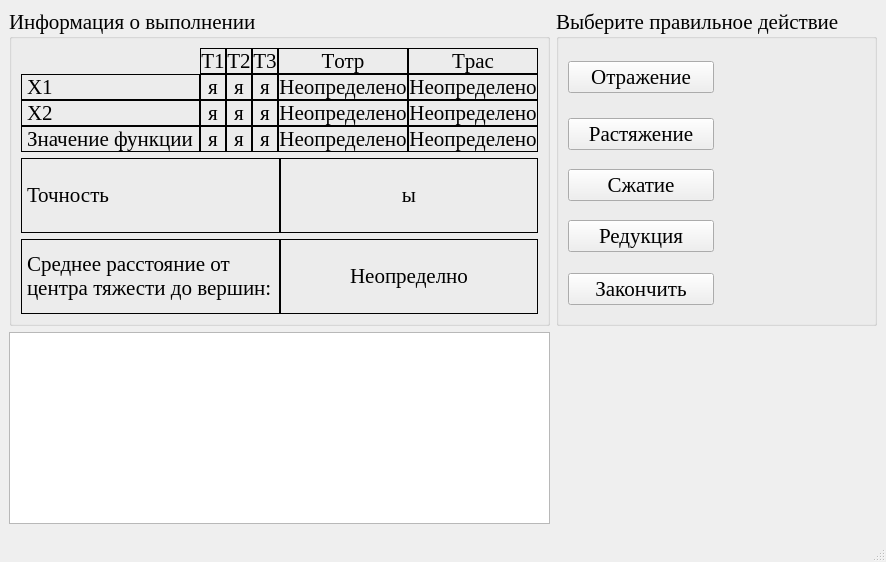
<?xml version="1.0" encoding="UTF-8"?>
<ui version="4.0">
 <class>NeMi</class>
 <widget class="QMainWindow" name="NeMi">
  <property name="windowModality">
   <enum>Qt::ApplicationModal</enum>
  </property>
  <property name="font">
   <font>
    <family>Times New Roman</family>
    <pointsize>16</pointsize>
   </font>
  </property>
  <property name="windowTitle">
   <string>Метод Нелдера-Мида</string>
  </property>
  <property name="windowIcon">
   <iconset resource="data.qrc">
    <normaloff>:/icon/icon.bmp</normaloff>:/icon/icon.bmp</iconset>
  </property>
  <widget class="QWidget" name="centralwidget">
   <layout class="QGridLayout" name="gridLayout_6" columnstretch="1,1">
    <item row="0" column="0">
     <widget class="QGroupBox" name="groupBox_2">
      <property name="title">
       <string>Информация о выполнении</string>
      </property>
      <layout class="QGridLayout" name="gridLayout_2">
       <item row="0" column="0">
        <layout class="QGridLayout" name="gridLayout_3" columnstretch="1,1,1,1,1,1">
         <property name="spacing">
          <number>0</number>
         </property>
         <item row="0" column="1">
          <widget class="QLabel" name="label_11">
           <property name="frameShape">
            <enum>QFrame::Box</enum>
           </property>
           <property name="text">
            <string>T1</string>
           </property>
           <property name="alignment">
            <set>Qt::AlignCenter</set>
           </property>
           <property name="textInteractionFlags">
            <set>Qt::LinksAccessibleByMouse|Qt::TextSelectableByMouse</set>
           </property>
          </widget>
         </item>
         <item row="0" column="2">
          <widget class="QLabel" name="label_12">
           <property name="frameShape">
            <enum>QFrame::Box</enum>
           </property>
           <property name="text">
            <string>T2</string>
           </property>
           <property name="alignment">
            <set>Qt::AlignCenter</set>
           </property>
           <property name="textInteractionFlags">
            <set>Qt::LinksAccessibleByMouse|Qt::TextSelectableByMouse</set>
           </property>
          </widget>
         </item>
         <item row="0" column="3">
          <widget class="QLabel" name="label_14">
           <property name="frameShape">
            <enum>QFrame::Box</enum>
           </property>
           <property name="text">
            <string>T3</string>
           </property>
           <property name="alignment">
            <set>Qt::AlignCenter</set>
           </property>
           <property name="textInteractionFlags">
            <set>Qt::LinksAccessibleByMouse|Qt::TextSelectableByMouse</set>
           </property>
          </widget>
         </item>
         <item row="0" column="4">
          <widget class="QLabel" name="label_13">
           <property name="frameShape">
            <enum>QFrame::Box</enum>
           </property>
           <property name="text">
            <string>Tотр</string>
           </property>
           <property name="alignment">
            <set>Qt::AlignCenter</set>
           </property>
           <property name="textInteractionFlags">
            <set>Qt::LinksAccessibleByMouse|Qt::TextSelectableByMouse</set>
           </property>
          </widget>
         </item>
         <item row="0" column="5">
          <widget class="QLabel" name="label_15">
           <property name="frameShape">
            <enum>QFrame::Box</enum>
           </property>
           <property name="text">
            <string>Tрас</string>
           </property>
           <property name="alignment">
            <set>Qt::AlignCenter</set>
           </property>
           <property name="textInteractionFlags">
            <set>Qt::LinksAccessibleByMouse|Qt::TextSelectableByMouse</set>
           </property>
          </widget>
         </item>
         <item row="1" column="0">
          <widget class="QLabel" name="label_5">
           <property name="frameShape">
            <enum>QFrame::Box</enum>
           </property>
           <property name="text">
            <string>Х1</string>
           </property>
           <property name="textInteractionFlags">
            <set>Qt::LinksAccessibleByMouse|Qt::TextSelectableByMouse</set>
           </property>
          </widget>
         </item>
         <item row="1" column="1">
          <widget class="QLabel" name="x1_t1_lb">
           <property name="frameShape">
            <enum>QFrame::Box</enum>
           </property>
           <property name="text">
            <string>я</string>
           </property>
           <property name="alignment">
            <set>Qt::AlignCenter</set>
           </property>
           <property name="textInteractionFlags">
            <set>Qt::LinksAccessibleByMouse|Qt::TextSelectableByMouse</set>
           </property>
          </widget>
         </item>
         <item row="1" column="2">
          <widget class="QLabel" name="x1_t2_lb">
           <property name="frameShape">
            <enum>QFrame::Box</enum>
           </property>
           <property name="text">
            <string>я</string>
           </property>
           <property name="alignment">
            <set>Qt::AlignCenter</set>
           </property>
           <property name="textInteractionFlags">
            <set>Qt::LinksAccessibleByMouse|Qt::TextSelectableByMouse</set>
           </property>
          </widget>
         </item>
         <item row="1" column="3">
          <widget class="QLabel" name="x1_t3_lb">
           <property name="frameShape">
            <enum>QFrame::Box</enum>
           </property>
           <property name="text">
            <string>я</string>
           </property>
           <property name="alignment">
            <set>Qt::AlignCenter</set>
           </property>
           <property name="textInteractionFlags">
            <set>Qt::LinksAccessibleByMouse|Qt::TextSelectableByMouse</set>
           </property>
          </widget>
         </item>
         <item row="1" column="4">
          <widget class="QLabel" name="x1_totr_lb">
           <property name="frameShape">
            <enum>QFrame::Box</enum>
           </property>
           <property name="text">
            <string>Неопределено</string>
           </property>
           <property name="alignment">
            <set>Qt::AlignCenter</set>
           </property>
           <property name="textInteractionFlags">
            <set>Qt::LinksAccessibleByMouse|Qt::TextSelectableByMouse</set>
           </property>
          </widget>
         </item>
         <item row="1" column="5">
          <widget class="QLabel" name="x1_tras_lb">
           <property name="frameShape">
            <enum>QFrame::Box</enum>
           </property>
           <property name="text">
            <string>Неопределено</string>
           </property>
           <property name="alignment">
            <set>Qt::AlignCenter</set>
           </property>
           <property name="textInteractionFlags">
            <set>Qt::LinksAccessibleByMouse|Qt::TextSelectableByMouse</set>
           </property>
          </widget>
         </item>
         <item row="2" column="0">
          <widget class="QLabel" name="label_6">
           <property name="frameShape">
            <enum>QFrame::Box</enum>
           </property>
           <property name="text">
            <string>Х2</string>
           </property>
           <property name="textInteractionFlags">
            <set>Qt::LinksAccessibleByMouse|Qt::TextSelectableByMouse</set>
           </property>
          </widget>
         </item>
         <item row="2" column="1">
          <widget class="QLabel" name="x2_t1_lb">
           <property name="frameShape">
            <enum>QFrame::Box</enum>
           </property>
           <property name="text">
            <string>я</string>
           </property>
           <property name="alignment">
            <set>Qt::AlignCenter</set>
           </property>
           <property name="textInteractionFlags">
            <set>Qt::LinksAccessibleByMouse|Qt::TextSelectableByMouse</set>
           </property>
          </widget>
         </item>
         <item row="2" column="2">
          <widget class="QLabel" name="x2_t2_lb">
           <property name="frameShape">
            <enum>QFrame::Box</enum>
           </property>
           <property name="text">
            <string>я</string>
           </property>
           <property name="alignment">
            <set>Qt::AlignCenter</set>
           </property>
           <property name="textInteractionFlags">
            <set>Qt::LinksAccessibleByMouse|Qt::TextSelectableByMouse</set>
           </property>
          </widget>
         </item>
         <item row="2" column="3">
          <widget class="QLabel" name="x2_t3_lb">
           <property name="frameShape">
            <enum>QFrame::Box</enum>
           </property>
           <property name="text">
            <string>я</string>
           </property>
           <property name="alignment">
            <set>Qt::AlignCenter</set>
           </property>
           <property name="textInteractionFlags">
            <set>Qt::LinksAccessibleByMouse|Qt::TextSelectableByMouse</set>
           </property>
          </widget>
         </item>
         <item row="2" column="4">
          <widget class="QLabel" name="x2_totr_lb">
           <property name="frameShape">
            <enum>QFrame::Box</enum>
           </property>
           <property name="text">
            <string>Неопределено</string>
           </property>
           <property name="alignment">
            <set>Qt::AlignCenter</set>
           </property>
           <property name="textInteractionFlags">
            <set>Qt::LinksAccessibleByMouse|Qt::TextSelectableByMouse</set>
           </property>
          </widget>
         </item>
         <item row="2" column="5">
          <widget class="QLabel" name="x2_tras_lb">
           <property name="frameShape">
            <enum>QFrame::Box</enum>
           </property>
           <property name="text">
            <string>Неопределено</string>
           </property>
           <property name="alignment">
            <set>Qt::AlignCenter</set>
           </property>
           <property name="textInteractionFlags">
            <set>Qt::LinksAccessibleByMouse|Qt::TextSelectableByMouse</set>
           </property>
          </widget>
         </item>
         <item row="3" column="0">
          <widget class="QLabel" name="label_10">
           <property name="frameShape">
            <enum>QFrame::Box</enum>
           </property>
           <property name="text">
            <string>Значение функции</string>
           </property>
           <property name="textInteractionFlags">
            <set>Qt::LinksAccessibleByMouse|Qt::TextSelectableByMouse</set>
           </property>
          </widget>
         </item>
         <item row="3" column="1">
          <widget class="QLabel" name="fsign_b1_lb">
           <property name="frameShape">
            <enum>QFrame::Box</enum>
           </property>
           <property name="text">
            <string>я</string>
           </property>
           <property name="alignment">
            <set>Qt::AlignCenter</set>
           </property>
           <property name="textInteractionFlags">
            <set>Qt::LinksAccessibleByMouse|Qt::TextSelectableByMouse</set>
           </property>
          </widget>
         </item>
         <item row="3" column="2">
          <widget class="QLabel" name="fsign_b2_lb">
           <property name="frameShape">
            <enum>QFrame::Box</enum>
           </property>
           <property name="text">
            <string>я</string>
           </property>
           <property name="alignment">
            <set>Qt::AlignCenter</set>
           </property>
           <property name="textInteractionFlags">
            <set>Qt::LinksAccessibleByMouse|Qt::TextSelectableByMouse</set>
           </property>
          </widget>
         </item>
         <item row="3" column="3">
          <widget class="QLabel" name="fsign_p_lb">
           <property name="frameShape">
            <enum>QFrame::Box</enum>
           </property>
           <property name="text">
            <string>я</string>
           </property>
           <property name="alignment">
            <set>Qt::AlignCenter</set>
           </property>
           <property name="textInteractionFlags">
            <set>Qt::LinksAccessibleByMouse|Qt::TextSelectableByMouse</set>
           </property>
          </widget>
         </item>
         <item row="3" column="4">
          <widget class="QLabel" name="fsign_new_lb">
           <property name="frameShape">
            <enum>QFrame::Box</enum>
           </property>
           <property name="text">
            <string>Неопределено</string>
           </property>
           <property name="alignment">
            <set>Qt::AlignCenter</set>
           </property>
           <property name="textInteractionFlags">
            <set>Qt::LinksAccessibleByMouse|Qt::TextSelectableByMouse</set>
           </property>
          </widget>
         </item>
         <item row="3" column="5">
          <widget class="QLabel" name="fsign_new_lb_2">
           <property name="frameShape">
            <enum>QFrame::Box</enum>
           </property>
           <property name="text">
            <string>Неопределено</string>
           </property>
           <property name="alignment">
            <set>Qt::AlignCenter</set>
           </property>
           <property name="textInteractionFlags">
            <set>Qt::LinksAccessibleByMouse|Qt::TextSelectableByMouse</set>
           </property>
          </widget>
         </item>
        </layout>
       </item>
       <item row="1" column="0">
        <layout class="QHBoxLayout" name="horizontalLayout" stretch="1,1">
         <property name="spacing">
          <number>0</number>
         </property>
         <item>
          <widget class="QLabel" name="label">
           <property name="frameShape">
            <enum>QFrame::Box</enum>
           </property>
           <property name="text">
            <string>Точность</string>
           </property>
           <property name="textInteractionFlags">
            <set>Qt::LinksAccessibleByMouse|Qt::TextSelectableByMouse</set>
           </property>
          </widget>
         </item>
         <item>
          <widget class="QLabel" name="precision_lb">
           <property name="frameShape">
            <enum>QFrame::Box</enum>
           </property>
           <property name="text">
            <string>ы</string>
           </property>
           <property name="alignment">
            <set>Qt::AlignCenter</set>
           </property>
           <property name="textInteractionFlags">
            <set>Qt::LinksAccessibleByMouse|Qt::TextSelectableByMouse</set>
           </property>
          </widget>
         </item>
        </layout>
       </item>
       <item row="2" column="0">
        <layout class="QHBoxLayout" name="horizontalLayout_4" stretch="1,1">
         <property name="spacing">
          <number>0</number>
         </property>
         <item>
          <widget class="QLabel" name="label_3">
           <property name="frameShape">
            <enum>QFrame::Box</enum>
           </property>
           <property name="text">
            <string>Среднее расстояние от центра тяжести до вершин:</string>
           </property>
           <property name="wordWrap">
            <bool>true</bool>
           </property>
           <property name="textInteractionFlags">
            <set>Qt::LinksAccessibleByMouse|Qt::TextSelectableByMouse</set>
           </property>
          </widget>
         </item>
         <item>
          <widget class="QLabel" name="x1_step_lb">
           <property name="frameShape">
            <enum>QFrame::Box</enum>
           </property>
           <property name="text">
            <string>Неопределно</string>
           </property>
           <property name="alignment">
            <set>Qt::AlignCenter</set>
           </property>
           <property name="textInteractionFlags">
            <set>Qt::LinksAccessibleByMouse|Qt::TextSelectableByMouse</set>
           </property>
          </widget>
         </item>
        </layout>
       </item>
      </layout>
     </widget>
    </item>
    <item row="0" column="1">
     <widget class="QGroupBox" name="groupBox_3">
      <property name="title">
       <string>Выберите правильное действие</string>
      </property>
      <property name="checkable">
       <bool>false</bool>
      </property>
      <layout class="QGridLayout" name="gridLayout" columnstretch="1,1">
       <item row="0" column="1" rowspan="5">
        <widget class="QStackedWidget" name="stackedWidget">
         <property name="currentIndex">
          <number>4</number>
         </property>
         <widget class="QWidget" name="reflexion">
          <layout class="QGridLayout" name="gridLayout_4" rowstretch="1,0">
           <item row="0" column="0">
            <widget class="QGroupBox" name="groupBox">
             <property name="font">
              <font>
               <weight>50</weight>
               <bold>false</bold>
              </font>
             </property>
             <property name="title">
              <string>Вершины</string>
             </property>
             <layout class="QGridLayout" name="gridLayout_5">
              <item row="0" column="0">
               <widget class="QRadioButton" name="t1_ref_rb">
                <property name="font">
                 <font>
                  <pointsize>14</pointsize>
                 </font>
                </property>
                <property name="text">
                 <string>T1</string>
                </property>
               </widget>
              </item>
              <item row="1" column="0">
               <widget class="QRadioButton" name="t2_ref_rb">
                <property name="font">
                 <font>
                  <pointsize>14</pointsize>
                 </font>
                </property>
                <property name="text">
                 <string>T2</string>
                </property>
               </widget>
              </item>
              <item row="2" column="0">
               <widget class="QRadioButton" name="t3_ref_rb">
                <property name="font">
                 <font>
                  <pointsize>14</pointsize>
                 </font>
                </property>
                <property name="text">
                 <string>T3</string>
                </property>
               </widget>
              </item>
             </layout>
            </widget>
           </item>
           <item row="1" column="0">
            <layout class="QHBoxLayout" name="horizontalLayout_2">
             <item>
              <spacer name="horizontalSpacer">
               <property name="orientation">
                <enum>Qt::Horizontal</enum>
               </property>
               <property name="sizeHint" stdset="0">
                <size>
                 <width>40</width>
                 <height>20</height>
                </size>
               </property>
              </spacer>
             </item>
             <item>
              <widget class="QPushButton" name="next1_bt">
               <property name="font">
                <font>
                 <pointsize>12</pointsize>
                </font>
               </property>
               <property name="text">
                <string>Далее</string>
               </property>
              </widget>
             </item>
             <item>
              <spacer name="horizontalSpacer_2">
               <property name="orientation">
                <enum>Qt::Horizontal</enum>
               </property>
               <property name="sizeHint" stdset="0">
                <size>
                 <width>40</width>
                 <height>20</height>
                </size>
               </property>
              </spacer>
             </item>
            </layout>
           </item>
          </layout>
         </widget>
         <widget class="QWidget" name="stretching">
          <layout class="QGridLayout" name="gridLayout_7">
           <item row="0" column="0">
            <widget class="QGroupBox" name="groupBox_4">
             <property name="font">
              <font>
               <weight>50</weight>
               <bold>false</bold>
              </font>
             </property>
             <property name="title">
              <string>Вершины</string>
             </property>
             <layout class="QGridLayout" name="gridLayout_9">
              <item row="0" column="0">
               <widget class="QRadioButton" name="t1_str_rb">
                <property name="font">
                 <font>
                  <pointsize>14</pointsize>
                 </font>
                </property>
                <property name="text">
                 <string>T1</string>
                </property>
               </widget>
              </item>
              <item row="1" column="0">
               <widget class="QRadioButton" name="t2_str_rb">
                <property name="font">
                 <font>
                  <pointsize>14</pointsize>
                 </font>
                </property>
                <property name="text">
                 <string>T2</string>
                </property>
               </widget>
              </item>
              <item row="2" column="0">
               <widget class="QRadioButton" name="t3_str_rb">
                <property name="font">
                 <font>
                  <pointsize>14</pointsize>
                 </font>
                </property>
                <property name="text">
                 <string>T3</string>
                </property>
               </widget>
              </item>
              <item row="3" column="0">
               <widget class="QRadioButton" name="totr_str_rb">
                <property name="font">
                 <font>
                  <pointsize>14</pointsize>
                 </font>
                </property>
                <property name="text">
                 <string>Tотр</string>
                </property>
               </widget>
              </item>
              <item row="4" column="0">
               <widget class="QRadioButton" name="tras_str_rb">
                <property name="font">
                 <font>
                  <pointsize>14</pointsize>
                 </font>
                </property>
                <property name="text">
                 <string>Трас</string>
                </property>
               </widget>
              </item>
             </layout>
            </widget>
           </item>
           <item row="1" column="0">
            <layout class="QHBoxLayout" name="horizontalLayout_3">
             <item>
              <spacer name="horizontalSpacer_3">
               <property name="orientation">
                <enum>Qt::Horizontal</enum>
               </property>
               <property name="sizeHint" stdset="0">
                <size>
                 <width>40</width>
                 <height>20</height>
                </size>
               </property>
              </spacer>
             </item>
             <item>
              <widget class="QPushButton" name="next2_bt">
               <property name="font">
                <font>
                 <pointsize>12</pointsize>
                </font>
               </property>
               <property name="text">
                <string>Далее</string>
               </property>
              </widget>
             </item>
             <item>
              <spacer name="horizontalSpacer_4">
               <property name="orientation">
                <enum>Qt::Horizontal</enum>
               </property>
               <property name="sizeHint" stdset="0">
                <size>
                 <width>40</width>
                 <height>20</height>
                </size>
               </property>
              </spacer>
             </item>
            </layout>
           </item>
          </layout>
         </widget>
         <widget class="QWidget" name="compression">
          <layout class="QGridLayout" name="gridLayout_10" rowstretch="1,0">
           <item row="0" column="0">
            <widget class="QGroupBox" name="groupBox_5">
             <property name="title">
              <string>Вершины</string>
             </property>
             <layout class="QGridLayout" name="gridLayout_8">
              <item row="0" column="0">
               <widget class="QRadioButton" name="t1_com_rb">
                <property name="font">
                 <font>
                  <pointsize>14</pointsize>
                 </font>
                </property>
                <property name="text">
                 <string>Т1</string>
                </property>
               </widget>
              </item>
              <item row="1" column="0">
               <widget class="QRadioButton" name="t2_com_rb">
                <property name="font">
                 <font>
                  <pointsize>14</pointsize>
                 </font>
                </property>
                <property name="text">
                 <string>Т2</string>
                </property>
               </widget>
              </item>
              <item row="2" column="0">
               <widget class="QRadioButton" name="t3_com_rb">
                <property name="font">
                 <font>
                  <pointsize>14</pointsize>
                 </font>
                </property>
                <property name="text">
                 <string>Т3</string>
                </property>
               </widget>
              </item>
              <item row="3" column="0">
               <widget class="QRadioButton" name="tsj_com_rb">
                <property name="font">
                 <font>
                  <pointsize>14</pointsize>
                 </font>
                </property>
                <property name="text">
                 <string>Тсж</string>
                </property>
               </widget>
              </item>
             </layout>
            </widget>
           </item>
           <item row="1" column="0">
            <layout class="QHBoxLayout" name="horizontalLayout_6">
             <item>
              <spacer name="horizontalSpacer_5">
               <property name="orientation">
                <enum>Qt::Horizontal</enum>
               </property>
               <property name="sizeHint" stdset="0">
                <size>
                 <width>40</width>
                 <height>20</height>
                </size>
               </property>
              </spacer>
             </item>
             <item>
              <widget class="QPushButton" name="next3_bt">
               <property name="font">
                <font>
                 <pointsize>12</pointsize>
                </font>
               </property>
               <property name="text">
                <string>Далее</string>
               </property>
              </widget>
             </item>
             <item>
              <spacer name="horizontalSpacer_6">
               <property name="orientation">
                <enum>Qt::Horizontal</enum>
               </property>
               <property name="sizeHint" stdset="0">
                <size>
                 <width>40</width>
                 <height>20</height>
                </size>
               </property>
              </spacer>
             </item>
            </layout>
           </item>
          </layout>
         </widget>
         <widget class="QWidget" name="reduction">
          <layout class="QGridLayout" name="gridLayout_12" rowstretch="1,0">
           <item row="0" column="0">
            <widget class="QGroupBox" name="groupBox_6">
             <property name="title">
              <string>Вершины</string>
             </property>
             <layout class="QGridLayout" name="gridLayout_11">
              <item row="0" column="0">
               <widget class="QRadioButton" name="t1_red_rb">
                <property name="font">
                 <font>
                  <pointsize>14</pointsize>
                 </font>
                </property>
                <property name="text">
                 <string>Т1</string>
                </property>
               </widget>
              </item>
              <item row="1" column="0">
               <widget class="QRadioButton" name="t2_red_rb">
                <property name="font">
                 <font>
                  <pointsize>14</pointsize>
                 </font>
                </property>
                <property name="text">
                 <string>Т2</string>
                </property>
               </widget>
              </item>
              <item row="2" column="0">
               <widget class="QRadioButton" name="t3_red_rb">
                <property name="font">
                 <font>
                  <pointsize>14</pointsize>
                 </font>
                </property>
                <property name="text">
                 <string>Т3</string>
                </property>
               </widget>
              </item>
              <item row="3" column="0">
               <widget class="QRadioButton" name="totr_red_rb">
                <property name="font">
                 <font>
                  <pointsize>14</pointsize>
                 </font>
                </property>
                <property name="text">
                 <string>Тотр</string>
                </property>
               </widget>
              </item>
             </layout>
            </widget>
           </item>
           <item row="1" column="0">
            <layout class="QHBoxLayout" name="horizontalLayout_7">
             <item>
              <spacer name="horizontalSpacer_7">
               <property name="orientation">
                <enum>Qt::Horizontal</enum>
               </property>
               <property name="sizeHint" stdset="0">
                <size>
                 <width>40</width>
                 <height>20</height>
                </size>
               </property>
              </spacer>
             </item>
             <item>
              <widget class="QPushButton" name="next4_bt">
               <property name="font">
                <font>
                 <pointsize>12</pointsize>
                </font>
               </property>
               <property name="text">
                <string>Далее</string>
               </property>
              </widget>
             </item>
             <item>
              <spacer name="horizontalSpacer_8">
               <property name="orientation">
                <enum>Qt::Horizontal</enum>
               </property>
               <property name="sizeHint" stdset="0">
                <size>
                 <width>40</width>
                 <height>20</height>
                </size>
               </property>
              </spacer>
             </item>
            </layout>
           </item>
          </layout>
         </widget>
         <widget class="QWidget" name="blank"/>
        </widget>
       </item>
       <item row="1" column="0">
        <widget class="QPushButton" name="stretching_bt">
         <property name="toolTip">
          <string>&lt;!DOCTYPE HTML PUBLIC &quot;-//W3C//DTD HTML 4.0//EN&quot; &quot;http://www.w3.org/TR/REC-html40/strict.dtd&quot;&gt;
&lt;html&gt;&lt;head&gt;&lt;meta name=&quot;qrichtext&quot; content=&quot;1&quot; /&gt;&lt;style type=&quot;text/css&quot;&gt;
p, li { white-space: pre-wrap; }
&lt;/style&gt;&lt;/head&gt;&lt;body style=&quot; font-family:'Times New Roman'; font-size:13pt; font-weight:600; font-style:normal;&quot;&gt;
&lt;p style=&quot; margin-top:0px; margin-bottom:0px; margin-left:0px; margin-right:0px; -qt-block-indent:0; text-indent:0px;&quot;&gt;&lt;span style=&quot; font-weight:400;&quot;&gt;Установить новую точку в качестве текущей.&lt;/span&gt;&lt;/p&gt;&lt;/body&gt;&lt;/html&gt;</string>
         </property>
         <property name="text">
          <string>Растяжение</string>
         </property>
        </widget>
       </item>
       <item row="2" column="0">
        <widget class="QPushButton" name="compression_bt">
         <property name="toolTip">
          <string>&lt;!DOCTYPE HTML PUBLIC &quot;-//W3C//DTD HTML 4.0//EN&quot; &quot;http://www.w3.org/TR/REC-html40/strict.dtd&quot;&gt;
&lt;html&gt;&lt;head&gt;&lt;meta name=&quot;qrichtext&quot; content=&quot;1&quot; /&gt;&lt;style type=&quot;text/css&quot;&gt;
p, li { white-space: pre-wrap; }
&lt;/style&gt;&lt;/head&gt;&lt;body style=&quot; font-family:'Times New Roman'; font-size:13pt; font-weight:600; font-style:normal;&quot;&gt;
&lt;p style=&quot; margin-top:0px; margin-bottom:0px; margin-left:0px; margin-right:0px; -qt-block-indent:0; text-indent:0px;&quot;&gt;&lt;span style=&quot; font-weight:400;&quot;&gt;Отбросить новую точку и перейти к следующему шагу алгоритма.&lt;/span&gt;&lt;/p&gt;&lt;/body&gt;&lt;/html&gt;</string>
         </property>
         <property name="text">
          <string>Сжатие</string>
         </property>
        </widget>
       </item>
       <item row="3" column="0">
        <widget class="QPushButton" name="reduction_bt">
         <property name="toolTip">
          <string>&lt;!DOCTYPE HTML PUBLIC &quot;-//W3C//DTD HTML 4.0//EN&quot; &quot;http://www.w3.org/TR/REC-html40/strict.dtd&quot;&gt;
&lt;html&gt;&lt;head&gt;&lt;meta name=&quot;qrichtext&quot; content=&quot;1&quot; /&gt;&lt;style type=&quot;text/css&quot;&gt;
p, li { white-space: pre-wrap; }
&lt;/style&gt;&lt;/head&gt;&lt;body style=&quot; font-family:'Times New Roman'; font-size:13pt; font-weight:600; font-style:normal;&quot;&gt;
&lt;p style=&quot; margin-top:0px; margin-bottom:0px; margin-left:0px; margin-right:0px; -qt-block-indent:0; text-indent:0px;&quot;&gt;&lt;span style=&quot; font-weight:400;&quot;&gt;Уменьшить шаг&lt;/span&gt;&lt;/p&gt;&lt;/body&gt;&lt;/html&gt;</string>
         </property>
         <property name="text">
          <string>Редукция</string>
         </property>
        </widget>
       </item>
       <item row="4" column="0">
        <widget class="QPushButton" name="end_bt">
         <property name="toolTip">
          <string>&lt;!DOCTYPE HTML PUBLIC &quot;-//W3C//DTD HTML 4.0//EN&quot; &quot;http://www.w3.org/TR/REC-html40/strict.dtd&quot;&gt;
&lt;html&gt;&lt;head&gt;&lt;meta name=&quot;qrichtext&quot; content=&quot;1&quot; /&gt;&lt;style type=&quot;text/css&quot;&gt;
p, li { white-space: pre-wrap; }
&lt;/style&gt;&lt;/head&gt;&lt;body style=&quot; font-family:'Times New Roman'; font-size:13pt; font-weight:600; font-style:normal;&quot;&gt;
&lt;p style=&quot; margin-top:0px; margin-bottom:0px; margin-left:0px; margin-right:0px; -qt-block-indent:0; text-indent:0px;&quot;&gt;&lt;span style=&quot; font-weight:400;&quot;&gt;Закончить алгоритм, приняв текущую точку в качестве минимума.&lt;/span&gt;&lt;/p&gt;&lt;/body&gt;&lt;/html&gt;</string>
         </property>
         <property name="text">
          <string>Закончить</string>
         </property>
        </widget>
       </item>
       <item row="0" column="0">
        <widget class="QPushButton" name="reflexion_bt">
         <property name="toolTip">
          <string>&lt;!DOCTYPE HTML PUBLIC &quot;-//W3C//DTD HTML 4.0//EN&quot; &quot;http://www.w3.org/TR/REC-html40/strict.dtd&quot;&gt;
&lt;html&gt;&lt;head&gt;&lt;meta name=&quot;qrichtext&quot; content=&quot;1&quot; /&gt;&lt;style type=&quot;text/css&quot;&gt;
p, li { white-space: pre-wrap; }
&lt;/style&gt;&lt;/head&gt;&lt;body style=&quot; font-family:'Times New Roman'; font-size:13pt; font-weight:600; font-style:normal;&quot;&gt;
&lt;p style=&quot; margin-top:0px; margin-bottom:0px; margin-left:0px; margin-right:0px; -qt-block-indent:0; text-indent:0px;&quot;&gt;&lt;span style=&quot; font-weight:400;&quot;&gt;Выполнить выбранный в правом списке шаг.&lt;/span&gt;&lt;/p&gt;&lt;/body&gt;&lt;/html&gt;</string>
         </property>
         <property name="text">
          <string>Отражение</string>
         </property>
        </widget>
       </item>
      </layout>
     </widget>
    </item>
    <item row="1" column="0">
     <widget class="QTextBrowser" name="LogTxtBrsr">
      <property name="font">
       <font>
        <pointsize>14</pointsize>
       </font>
      </property>
     </widget>
    </item>
   </layout>
  </widget>
  <widget class="QMenuBar" name="menubar">
   <property name="geometry">
    <rect>
     <x>0</x>
     <y>0</y>
     <width>923</width>
     <height>23</height>
    </rect>
   </property>
  </widget>
  <widget class="QStatusBar" name="statusbar"/>
 </widget>
 <resources>
  <include location="data.qrc"/>
 </resources>
 <connections/>
</ui>
